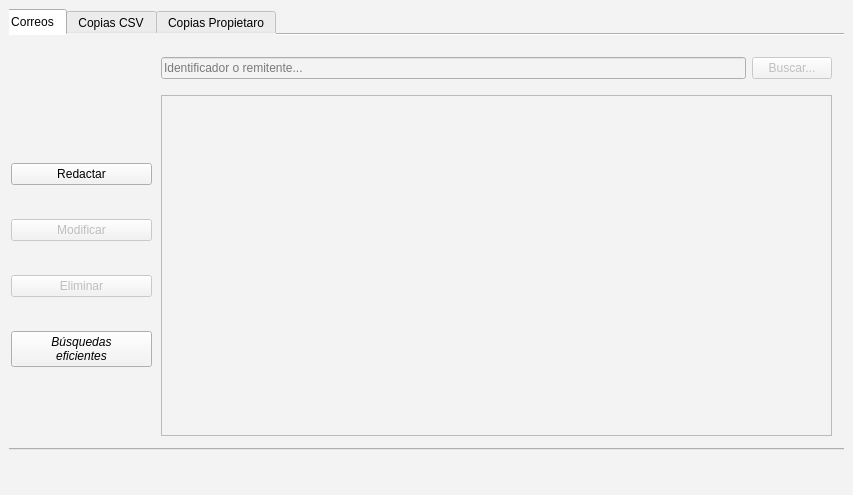
<?xml version="1.0" encoding="UTF-8"?>
<ui version="4.0">
 <class>MainWindow</class>
 <widget class="QMainWindow" name="MainWindow">
  <property name="geometry">
   <rect>
    <x>0</x>
    <y>0</y>
    <width>853</width>
    <height>495</height>
   </rect>
  </property>
  <property name="minimumSize">
   <size>
    <width>853</width>
    <height>495</height>
   </size>
  </property>
  <property name="maximumSize">
   <size>
    <width>853</width>
    <height>495</height>
   </size>
  </property>
  <property name="windowTitle">
   <string>Cliente de Correo</string>
  </property>
  <property name="styleSheet">
   <string notr="true">background-color: rgb(243, 243, 243);</string>
  </property>
  <widget class="QWidget" name="centralwidget">
   <layout class="QGridLayout" name="gridLayout">
    <item row="0" column="0">
     <widget class="QStackedWidget" name="viewSW">
      <property name="frameShape">
       <enum>QFrame::NoFrame</enum>
      </property>
      <property name="currentIndex">
       <number>0</number>
      </property>
      <widget class="QWidget" name="page">
       <widget class="QTabWidget" name="modulesTAB">
        <property name="enabled">
         <bool>true</bool>
        </property>
        <property name="geometry">
         <rect>
          <x>-10</x>
          <y>0</y>
          <width>861</width>
          <height>441</height>
         </rect>
        </property>
        <property name="tabPosition">
         <enum>QTabWidget::North</enum>
        </property>
        <property name="tabShape">
         <enum>QTabWidget::Rounded</enum>
        </property>
        <property name="currentIndex">
         <number>0</number>
        </property>
        <property name="elideMode">
         <enum>Qt::ElideNone</enum>
        </property>
        <property name="usesScrollButtons">
         <bool>true</bool>
        </property>
        <property name="documentMode">
         <bool>false</bool>
        </property>
        <property name="tabsClosable">
         <bool>false</bool>
        </property>
        <property name="movable">
         <bool>true</bool>
        </property>
        <property name="tabBarAutoHide">
         <bool>true</bool>
        </property>
        <widget class="QWidget" name="mails">
         <attribute name="title">
          <string>Correos</string>
         </attribute>
         <widget class="QWidget" name="layoutWidget">
          <property name="geometry">
           <rect>
            <x>10</x>
            <y>100</y>
            <width>141</width>
            <height>261</height>
           </rect>
          </property>
          <layout class="QVBoxLayout" name="verticalLayout_2">
           <item>
            <widget class="QPushButton" name="composePB">
             <property name="cursor">
              <cursorShape>PointingHandCursor</cursorShape>
             </property>
             <property name="layoutDirection">
              <enum>Qt::LeftToRight</enum>
             </property>
             <property name="text">
              <string>Redactar</string>
             </property>
             <property name="iconSize">
              <size>
               <width>16</width>
               <height>16</height>
              </size>
             </property>
            </widget>
           </item>
           <item>
            <widget class="QPushButton" name="modifyPB">
             <property name="enabled">
              <bool>false</bool>
             </property>
             <property name="cursor">
              <cursorShape>PointingHandCursor</cursorShape>
             </property>
             <property name="text">
              <string>Modificar</string>
             </property>
            </widget>
           </item>
           <item>
            <widget class="QPushButton" name="deletePB">
             <property name="enabled">
              <bool>false</bool>
             </property>
             <property name="cursor">
              <cursorShape>PointingHandCursor</cursorShape>
             </property>
             <property name="layoutDirection">
              <enum>Qt::LeftToRight</enum>
             </property>
             <property name="text">
              <string>Eliminar</string>
             </property>
            </widget>
           </item>
           <item>
            <widget class="QPushButton" name="searchesBT">
             <property name="font">
              <font>
               <weight>50</weight>
               <italic>true</italic>
               <bold>false</bold>
               <underline>false</underline>
               <strikeout>false</strikeout>
              </font>
             </property>
             <property name="toolTip">
              <string>&lt;html&gt;&lt;head/&gt;&lt;body&gt;&lt;p align=&quot;center&quot;&gt;&lt;br/&gt;&lt;/p&gt;&lt;/body&gt;&lt;/html&gt;</string>
             </property>
             <property name="whatsThis">
              <string>&lt;html&gt;&lt;head/&gt;&lt;body&gt;&lt;p align=&quot;center&quot;&gt;&lt;br/&gt;&lt;/p&gt;&lt;/body&gt;&lt;/html&gt;</string>
             </property>
             <property name="layoutDirection">
              <enum>Qt::LeftToRight</enum>
             </property>
             <property name="autoFillBackground">
              <bool>false</bool>
             </property>
             <property name="styleSheet">
              <string notr="true"/>
             </property>
             <property name="text">
              <string>Búsquedas
eficientes</string>
             </property>
             <property name="autoRepeat">
              <bool>false</bool>
             </property>
             <property name="autoExclusive">
              <bool>false</bool>
             </property>
             <property name="autoDefault">
              <bool>false</bool>
             </property>
             <property name="default">
              <bool>false</bool>
             </property>
             <property name="flat">
              <bool>false</bool>
             </property>
            </widget>
           </item>
          </layout>
         </widget>
         <widget class="QLabel" name="logoLB">
          <property name="geometry">
           <rect>
            <x>10</x>
            <y>10</y>
            <width>141</width>
            <height>61</height>
           </rect>
          </property>
          <property name="text">
           <string/>
          </property>
          <property name="scaledContents">
           <bool>true</bool>
          </property>
         </widget>
         <widget class="QTableWidget" name="mailsTB">
          <property name="enabled">
           <bool>false</bool>
          </property>
          <property name="geometry">
           <rect>
            <x>160</x>
            <y>60</y>
            <width>671</width>
            <height>341</height>
           </rect>
          </property>
          <property name="styleSheet">
           <string notr="true">alternate-background-color: #606060;
selection-background-color:#282828;
</string>
          </property>
          <property name="editTriggers">
           <set>QAbstractItemView::NoEditTriggers</set>
          </property>
          <property name="tabKeyNavigation">
           <bool>true</bool>
          </property>
          <property name="alternatingRowColors">
           <bool>true</bool>
          </property>
          <property name="selectionMode">
           <enum>QAbstractItemView::SingleSelection</enum>
          </property>
          <property name="selectionBehavior">
           <enum>QAbstractItemView::SelectRows</enum>
          </property>
          <property name="verticalScrollMode">
           <enum>QAbstractItemView::ScrollPerItem</enum>
          </property>
          <property name="gridStyle">
           <enum>Qt::SolidLine</enum>
          </property>
          <property name="sortingEnabled">
           <bool>false</bool>
          </property>
          <property name="cornerButtonEnabled">
           <bool>false</bool>
          </property>
          <property name="rowCount">
           <number>0</number>
          </property>
          <attribute name="horizontalHeaderVisible">
           <bool>false</bool>
          </attribute>
          <attribute name="horizontalHeaderCascadingSectionResizes">
           <bool>true</bool>
          </attribute>
          <attribute name="horizontalHeaderDefaultSectionSize">
           <number>100</number>
          </attribute>
          <attribute name="horizontalHeaderStretchLastSection">
           <bool>true</bool>
          </attribute>
          <attribute name="verticalHeaderVisible">
           <bool>false</bool>
          </attribute>
          <column>
           <property name="text">
            <string>ID</string>
           </property>
          </column>
          <column>
           <property name="text">
            <string>FECHA</string>
           </property>
          </column>
          <column>
           <property name="text">
            <string>HORA</string>
           </property>
          </column>
          <column>
           <property name="text">
            <string>FROM</string>
           </property>
          </column>
          <column>
           <property name="text">
            <string>TO</string>
           </property>
          </column>
          <column>
           <property name="text">
            <string>ASUNTO</string>
           </property>
          </column>
         </widget>
         <widget class="QWidget" name="layoutWidget">
          <property name="geometry">
           <rect>
            <x>160</x>
            <y>20</y>
            <width>671</width>
            <height>27</height>
           </rect>
          </property>
          <layout class="QHBoxLayout" name="horizontalLayout">
           <item>
            <widget class="QLineEdit" name="searchLE">
             <property name="placeholderText">
              <string>Identificador o remitente...</string>
             </property>
            </widget>
           </item>
           <item>
            <widget class="QPushButton" name="searchBT">
             <property name="enabled">
              <bool>false</bool>
             </property>
             <property name="text">
              <string>Buscar...</string>
             </property>
            </widget>
           </item>
          </layout>
         </widget>
        </widget>
        <widget class="QWidget" name="copies">
         <property name="enabled">
          <bool>false</bool>
         </property>
         <attribute name="title">
          <string>Copias CSV</string>
         </attribute>
         <widget class="QWidget" name="layoutWidget_2">
          <property name="geometry">
           <rect>
            <x>10</x>
            <y>90</y>
            <width>132</width>
            <height>261</height>
           </rect>
          </property>
          <layout class="QVBoxLayout" name="verticalLayout_3">
           <item>
            <widget class="QPushButton" name="modifyCopy">
             <property name="enabled">
              <bool>false</bool>
             </property>
             <property name="cursor">
              <cursorShape>PointingHandCursor</cursorShape>
             </property>
             <property name="text">
              <string>Modificar</string>
             </property>
            </widget>
           </item>
           <item>
            <widget class="QPushButton" name="deleteCopy">
             <property name="enabled">
              <bool>false</bool>
             </property>
             <property name="cursor">
              <cursorShape>PointingHandCursor</cursorShape>
             </property>
             <property name="layoutDirection">
              <enum>Qt::LeftToRight</enum>
             </property>
             <property name="text">
              <string>Eliminar</string>
             </property>
            </widget>
           </item>
           <item>
            <widget class="QCheckBox" name="cipherCB">
             <property name="text">
              <string>Cifrar copias</string>
             </property>
             <property name="icon">
              <iconset>
               <normaloff>../Sources/cipher.png</normaloff>../Sources/cipher.png</iconset>
             </property>
            </widget>
           </item>
          </layout>
         </widget>
         <widget class="QLabel" name="logoLB_2">
          <property name="geometry">
           <rect>
            <x>10</x>
            <y>10</y>
            <width>141</width>
            <height>61</height>
           </rect>
          </property>
          <property name="text">
           <string/>
          </property>
          <property name="scaledContents">
           <bool>true</bool>
          </property>
         </widget>
         <widget class="QWidget" name="layoutWidget_3">
          <property name="geometry">
           <rect>
            <x>160</x>
            <y>20</y>
            <width>671</width>
            <height>27</height>
           </rect>
          </property>
          <layout class="QHBoxLayout" name="horizontalLayout_2">
           <item>
            <widget class="QLineEdit" name="searchCopy">
             <property name="placeholderText">
              <string>Identificador...</string>
             </property>
            </widget>
           </item>
           <item>
            <widget class="QPushButton" name="searchCopyBT">
             <property name="enabled">
              <bool>false</bool>
             </property>
             <property name="text">
              <string>Buscar...</string>
             </property>
            </widget>
           </item>
          </layout>
         </widget>
         <widget class="QTableWidget" name="copiesTB">
          <property name="geometry">
           <rect>
            <x>160</x>
            <y>60</y>
            <width>671</width>
            <height>341</height>
           </rect>
          </property>
          <property name="editTriggers">
           <set>QAbstractItemView::NoEditTriggers</set>
          </property>
          <property name="selectionBehavior">
           <enum>QAbstractItemView::SelectColumns</enum>
          </property>
          <attribute name="horizontalHeaderVisible">
           <bool>false</bool>
          </attribute>
          <attribute name="horizontalHeaderStretchLastSection">
           <bool>true</bool>
          </attribute>
          <attribute name="verticalHeaderStretchLastSection">
           <bool>true</bool>
          </attribute>
          <row>
           <property name="text">
            <string>ID</string>
           </property>
          </row>
          <row>
           <property name="text">
            <string>FECHA</string>
           </property>
          </row>
          <row>
           <property name="text">
            <string>HORA</string>
           </property>
          </row>
          <row>
           <property name="text">
            <string>FROM</string>
           </property>
          </row>
          <row>
           <property name="text">
            <string>TO</string>
           </property>
          </row>
          <row>
           <property name="text">
            <string>ASUNTO</string>
           </property>
          </row>
          <row>
           <property name="text">
            <string>CONTENIDO</string>
           </property>
          </row>
          <column>
           <property name="text">
            <string/>
           </property>
          </column>
         </widget>
        </widget>
        <widget class="QWidget" name="copiesP">
         <property name="enabled">
          <bool>false</bool>
         </property>
         <attribute name="title">
          <string>Copias Propietaro</string>
         </attribute>
         <widget class="QWidget" name="layoutWidget_4">
          <property name="geometry">
           <rect>
            <x>160</x>
            <y>20</y>
            <width>671</width>
            <height>27</height>
           </rect>
          </property>
          <layout class="QHBoxLayout" name="horizontalLayout_3">
           <item>
            <widget class="QLineEdit" name="searchPCopy">
             <property name="placeholderText">
              <string>Identificador...</string>
             </property>
            </widget>
           </item>
           <item>
            <widget class="QPushButton" name="searchPCopyBT">
             <property name="enabled">
              <bool>false</bool>
             </property>
             <property name="text">
              <string>Buscar...</string>
             </property>
            </widget>
           </item>
          </layout>
         </widget>
         <widget class="QWidget" name="layoutWidget_5">
          <property name="geometry">
           <rect>
            <x>10</x>
            <y>90</y>
            <width>141</width>
            <height>231</height>
           </rect>
          </property>
          <layout class="QVBoxLayout" name="verticalLayout_4">
           <item>
            <widget class="QPushButton" name="modifyPCopyBT">
             <property name="enabled">
              <bool>false</bool>
             </property>
             <property name="cursor">
              <cursorShape>PointingHandCursor</cursorShape>
             </property>
             <property name="text">
              <string>Modificar</string>
             </property>
            </widget>
           </item>
           <item>
            <widget class="QPushButton" name="deletePCopyBT">
             <property name="enabled">
              <bool>false</bool>
             </property>
             <property name="cursor">
              <cursorShape>PointingHandCursor</cursorShape>
             </property>
             <property name="layoutDirection">
              <enum>Qt::LeftToRight</enum>
             </property>
             <property name="text">
              <string>Eliminar</string>
             </property>
            </widget>
           </item>
          </layout>
         </widget>
         <widget class="QTableWidget" name="copiesPTB">
          <property name="enabled">
           <bool>false</bool>
          </property>
          <property name="geometry">
           <rect>
            <x>160</x>
            <y>60</y>
            <width>671</width>
            <height>341</height>
           </rect>
          </property>
          <property name="editTriggers">
           <set>QAbstractItemView::NoEditTriggers</set>
          </property>
          <property name="selectionBehavior">
           <enum>QAbstractItemView::SelectColumns</enum>
          </property>
          <attribute name="horizontalHeaderVisible">
           <bool>false</bool>
          </attribute>
          <attribute name="horizontalHeaderStretchLastSection">
           <bool>true</bool>
          </attribute>
          <attribute name="verticalHeaderCascadingSectionResizes">
           <bool>false</bool>
          </attribute>
          <attribute name="verticalHeaderStretchLastSection">
           <bool>true</bool>
          </attribute>
          <row>
           <property name="text">
            <string>ID</string>
           </property>
          </row>
          <row>
           <property name="text">
            <string>FECHA</string>
           </property>
          </row>
          <row>
           <property name="text">
            <string>HORA</string>
           </property>
          </row>
          <row>
           <property name="text">
            <string>FROM</string>
           </property>
          </row>
          <row>
           <property name="text">
            <string>TO</string>
           </property>
          </row>
          <row>
           <property name="text">
            <string>ASUNTO</string>
           </property>
          </row>
          <row>
           <property name="text">
            <string>CONTENIDO</string>
           </property>
          </row>
          <column>
           <property name="text">
            <string/>
           </property>
          </column>
         </widget>
         <widget class="QLabel" name="logoLB_3">
          <property name="geometry">
           <rect>
            <x>10</x>
            <y>10</y>
            <width>141</width>
            <height>61</height>
           </rect>
          </property>
          <property name="text">
           <string/>
          </property>
          <property name="scaledContents">
           <bool>true</bool>
          </property>
         </widget>
        </widget>
       </widget>
      </widget>
      <widget class="QWidget" name="page_2"/>
     </widget>
    </item>
   </layout>
  </widget>
  <widget class="QMenuBar" name="menubar">
   <property name="geometry">
    <rect>
     <x>0</x>
     <y>0</y>
     <width>853</width>
     <height>22</height>
    </rect>
   </property>
   <property name="defaultUp">
    <bool>false</bool>
   </property>
  </widget>
  <widget class="QStatusBar" name="statusbar"/>
 </widget>
 <resources/>
 <connections/>
</ui>
